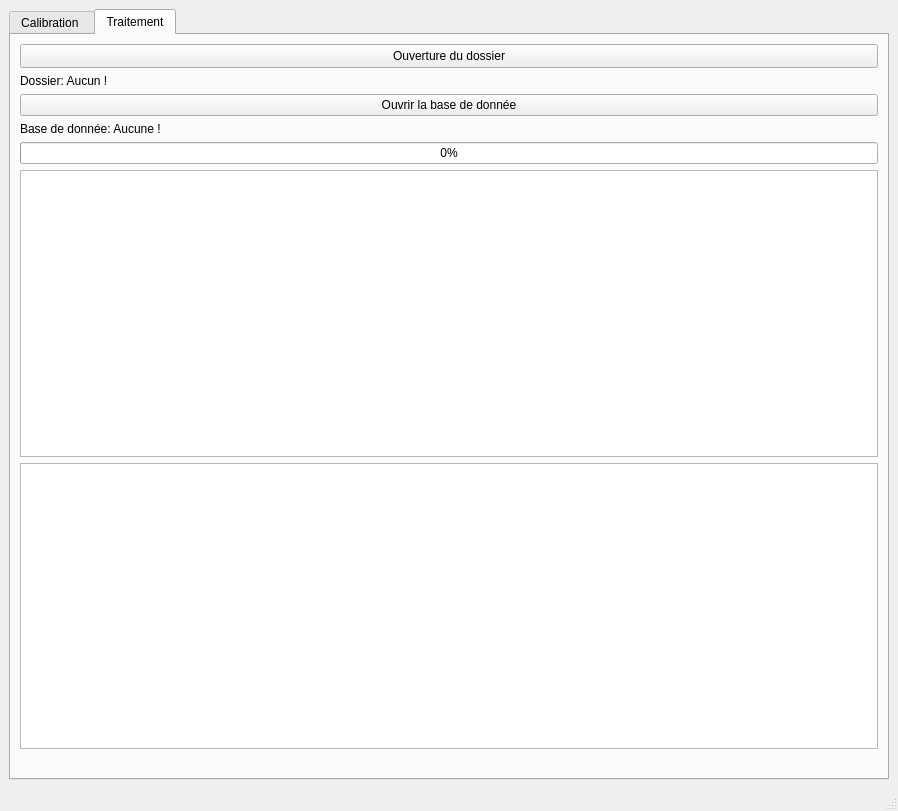
<?xml version="1.0" encoding="UTF-8"?>
<ui version="4.0">
 <class>MainWindow</class>
 <widget class="QMainWindow" name="MainWindow">
  <property name="geometry">
   <rect>
    <x>0</x>
    <y>0</y>
    <width>898</width>
    <height>811</height>
   </rect>
  </property>
  <property name="minimumSize">
   <size>
    <width>800</width>
    <height>600</height>
   </size>
  </property>
  <property name="sizeIncrement">
   <size>
    <width>0</width>
    <height>0</height>
   </size>
  </property>
  <property name="windowTitle">
   <string>IES</string>
  </property>
  <property name="tabShape">
   <enum>QTabWidget::Triangular</enum>
  </property>
  <widget class="QWidget" name="centralwidget">
   <property name="sizePolicy">
    <sizepolicy hsizetype="Maximum" vsizetype="Preferred">
     <horstretch>0</horstretch>
     <verstretch>0</verstretch>
    </sizepolicy>
   </property>
   <layout class="QGridLayout" name="gridLayout">
    <item row="0" column="0">
     <widget class="QTabWidget" name="tabWidget">
      <property name="currentIndex">
       <number>1</number>
      </property>
      <widget class="QWidget" name="calibTab">
       <attribute name="title">
        <string>Calibration </string>
       </attribute>
       <layout class="QGridLayout" name="gridLayout_2">
        <item row="4" column="0">
         <layout class="QHBoxLayout" name="horizontalLayout_4">
          <item>
           <widget class="QPushButton" name="validNoButton">
            <property name="text">
             <string>Non</string>
            </property>
           </widget>
          </item>
          <item>
           <widget class="QPushButton" name="validYesButton">
            <property name="text">
             <string>Oui</string>
            </property>
           </widget>
          </item>
         </layout>
        </item>
        <item row="2" column="0">
         <widget class="QLabel" name="imageTestLabel">
          <property name="sizePolicy">
           <sizepolicy hsizetype="Preferred" vsizetype="Preferred">
            <horstretch>0</horstretch>
            <verstretch>0</verstretch>
           </sizepolicy>
          </property>
          <property name="text">
           <string>TextLabel</string>
          </property>
         </widget>
        </item>
        <item row="0" column="0">
         <layout class="QVBoxLayout" name="verticalLayout">
          <item>
           <layout class="QHBoxLayout" name="horizontalLayout_2">
            <item>
             <widget class="QLabel" name="label">
              <property name="text">
               <string>Image du ballon en bas à gauche:</string>
              </property>
             </widget>
            </item>
            <item>
             <widget class="QPushButton" name="bottomLeftButton">
              <property name="text">
               <string>Choisir une image</string>
              </property>
             </widget>
            </item>
           </layout>
          </item>
          <item>
           <layout class="QHBoxLayout" name="horizontalLayout">
            <item>
             <widget class="QLabel" name="label_2">
              <property name="text">
               <string>Image du ballon en bas à droite:</string>
              </property>
             </widget>
            </item>
            <item>
             <widget class="QPushButton" name="bottomRightBottom">
              <property name="text">
               <string>Choisir une image</string>
              </property>
             </widget>
            </item>
           </layout>
          </item>
         </layout>
        </item>
        <item row="1" column="0">
         <layout class="QHBoxLayout" name="horizontalLayout_3">
          <property name="bottomMargin">
           <number>0</number>
          </property>
          <item>
           <widget class="QLabel" name="label_3">
            <property name="text">
             <string>Image de  test:</string>
            </property>
           </widget>
          </item>
          <item>
           <widget class="QPushButton" name="testImageButton">
            <property name="text">
             <string>Choisir une image</string>
            </property>
           </widget>
          </item>
         </layout>
        </item>
        <item row="3" column="0">
         <widget class="QLabel" name="label_4">
          <property name="text">
           <string>La calibration est-elle bonne ?</string>
          </property>
         </widget>
        </item>
       </layout>
      </widget>
      <widget class="QWidget" name="traitementTab">
       <attribute name="title">
        <string>Traitement</string>
       </attribute>
       <layout class="QGridLayout" name="gridLayout_3">
        <item row="1" column="0">
         <widget class="QLabel" name="label_6">
          <property name="text">
           <string>Dossier: Aucun !</string>
          </property>
         </widget>
        </item>
        <item row="7" column="0">
         <widget class="QLabel" name="imageLabel">
          <property name="text">
           <string/>
          </property>
         </widget>
        </item>
        <item row="0" column="0">
         <widget class="QPushButton" name="openFileButton">
          <property name="enabled">
           <bool>true</bool>
          </property>
          <property name="sizePolicy">
           <sizepolicy hsizetype="Preferred" vsizetype="Maximum">
            <horstretch>0</horstretch>
            <verstretch>0</verstretch>
           </sizepolicy>
          </property>
          <property name="minimumSize">
           <size>
            <width>789</width>
            <height>24</height>
           </size>
          </property>
          <property name="text">
           <string>Ouverture du dossier</string>
          </property>
         </widget>
        </item>
        <item row="4" column="0">
         <widget class="QProgressBar" name="progressBar">
          <property name="maximum">
           <number>35</number>
          </property>
          <property name="value">
           <number>0</number>
          </property>
         </widget>
        </item>
        <item row="5" column="0">
         <widget class="QTableWidget" name="tableWidget">
          <property name="editTriggers">
           <set>QAbstractItemView::NoEditTriggers</set>
          </property>
          <property name="dragEnabled">
           <bool>false</bool>
          </property>
         </widget>
        </item>
        <item row="3" column="0">
         <widget class="QLabel" name="label_5">
          <property name="text">
           <string>Base de donnée: Aucune !</string>
          </property>
         </widget>
        </item>
        <item row="2" column="0">
         <widget class="QPushButton" name="openDbButton">
          <property name="text">
           <string>Ouvrir la base de donnée</string>
          </property>
         </widget>
        </item>
        <item row="6" column="0">
         <widget class="QTableWidget" name="tableWidget_2">
          <property name="editTriggers">
           <set>QAbstractItemView::NoEditTriggers</set>
          </property>
         </widget>
        </item>
       </layout>
      </widget>
     </widget>
    </item>
   </layout>
  </widget>
  <widget class="QMenuBar" name="menubar">
   <property name="geometry">
    <rect>
     <x>0</x>
     <y>0</y>
     <width>898</width>
     <height>21</height>
    </rect>
   </property>
  </widget>
  <widget class="QStatusBar" name="statusbar"/>
 </widget>
 <resources/>
 <connections/>
</ui>
